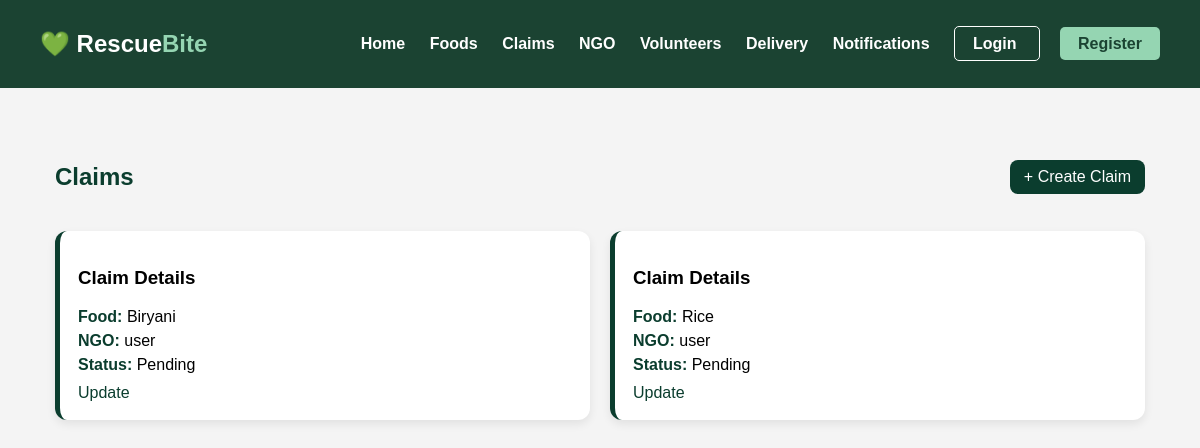
/donation/claims/, run on the app's committed database.
### donation/models.py (models this page shows, shortened)
class Claim(models.Model):
    food = models.ForeignKey(FoodItem,
                             on_delete=models.CASCADE)
    ngo = models.ForeignKey(User,
                            on_delete=models.CASCADE)
    status = models.CharField(max_length=50,
                              default='Pending')

class FoodItem(models.Model):
    restaurant = models.ForeignKey(User,
                                   on_delete=models.CASCADE)
    food_name = models.CharField(max_length=100)
    quantity = models.IntegerField()
    status = models.CharField(max_length=50,
                              default='Available')

### donation/views.py (the view)
def claim_list(request):
    claims = Claim.objects.all()
    return render(request,
                  'donation/claim_list.html',
                  {'claims': claims})

### donation/templates/donation/claim_list.html
{% extends 'base.html' %}
{% block content %}
<div class="claim-page">
    <div class="claim-header">
        <h2>Claims</h2>
        <a class="add-btn" href="/donation/create-claim/">
            + Create Claim
        </a>
    </div>
    <div class="claim-grid">
        {% for claim in claims %}
        <div class="claim-card">
            <h3>Claim Details</h3>
            <p><b>Food:</b> {{ claim.food.food_name }}</p>
            <p><b>NGO:</b> {{ claim.ngo.username }}</p>
            <p><b>Status:</b> {{ claim.status }}</p>
            <div class="actions">
                <a href="/donation/update-claim/{{ claim.id }}/">Update</a>
            </div>
        </div>
        {% endfor %}
    </div>
</div>
{% endblock %}

### static/css/style.css (style rules this page uses)
body { margin:0; font-family:Arial; background:#f4f4f4; }
.add-btn { background: #0b3d2e; color: white; padding: 8px 14px; border-radius: 8px; text-decoration: none; }
.actions { margin-top: 10px; }
.actions a { margin-right: 10px; text-decoration: none; color: #0b3d2e; }
.claim-page { padding: 25px; }
.claim-header { display: flex; justify-content: space-between; align-items: center; margin-bottom: 20px; }
.claim-header h2 { color: #0b3d2e; }
.claim-grid { display: grid; grid-template-columns: repeat(auto-fit, minmax(260px, 1fr)); gap: 20px; }
.claim-card { background: white; padding: 18px; border-radius: 12px; border-left: 5px solid #0b3d2e; box-shadow: 0 4px 10px rgba(0,0,0,0.08); transition: 0.3s; }
.claim-card p { margin: 6px 0; }
.claim-card b { color: #0b3d2e; }
.actions a { text-decoration: none; color: #0b3d2e; margin-right: 10px; }
.actions a { text-decoration: none; color: #0b3d2e; }

### data on the page
Claim: food.food_name "Biryani", ngo.username "user", status "Pending"
Claim: food.food_name "Rice", ngo.username "user", status "Pending"
